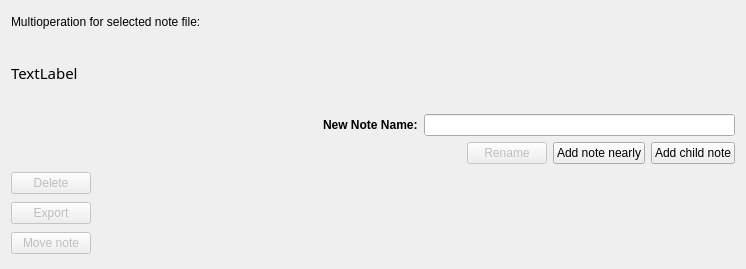
<?xml version="1.0" encoding="UTF-8"?>
<ui version="4.0">
 <class>DialogNoteMultiaction</class>
 <widget class="QDialog" name="DialogNoteMultiaction">
  <property name="geometry">
   <rect>
    <x>0</x>
    <y>0</y>
    <width>746</width>
    <height>269</height>
   </rect>
  </property>
  <property name="windowTitle">
   <string>Note Multiaction</string>
  </property>
  <property name="windowIcon">
   <iconset resource="../../resources/resources.qrc">
    <normaloff>:/newPrefix/icons/window_icons/multiaction.svg</normaloff>:/newPrefix/icons/window_icons/multiaction.svg</iconset>
  </property>
  <layout class="QVBoxLayout" name="verticalLayout_2">
   <item>
    <widget class="QLabel" name="label_2">
     <property name="maximumSize">
      <size>
       <width>16777215</width>
       <height>21</height>
      </size>
     </property>
     <property name="font">
      <font>
       <weight>50</weight>
       <bold>false</bold>
      </font>
     </property>
     <property name="text">
      <string>Multioperation for selected note file:</string>
     </property>
    </widget>
   </item>
   <item>
    <widget class="QLabel" name="labelNoteFileName">
     <property name="minimumSize">
      <size>
       <width>0</width>
       <height>45</height>
      </size>
     </property>
     <property name="font">
      <font>
       <family>Sans Serif</family>
       <pointsize>11</pointsize>
      </font>
     </property>
     <property name="text">
      <string>TextLabel</string>
     </property>
     <property name="wordWrap">
      <bool>true</bool>
     </property>
     <property name="textInteractionFlags">
      <set>Qt::LinksAccessibleByMouse|Qt::TextSelectableByMouse</set>
     </property>
    </widget>
   </item>
   <item>
    <layout class="QHBoxLayout" name="horizontalLayout_2">
     <item>
      <spacer name="horizontalSpacer_2">
       <property name="orientation">
        <enum>Qt::Horizontal</enum>
       </property>
       <property name="sizeHint" stdset="0">
        <size>
         <width>40</width>
         <height>20</height>
        </size>
       </property>
      </spacer>
     </item>
     <item>
      <widget class="QLabel" name="label">
       <property name="font">
        <font>
         <weight>75</weight>
         <bold>true</bold>
        </font>
       </property>
       <property name="text">
        <string>New Note Name:</string>
       </property>
      </widget>
     </item>
     <item>
      <widget class="QLineEdit" name="lineEdit">
       <property name="autoFillBackground">
        <bool>true</bool>
       </property>
      </widget>
     </item>
    </layout>
   </item>
   <item>
    <layout class="QHBoxLayout" name="horizontalLayout">
     <item>
      <spacer name="horizontalSpacer">
       <property name="orientation">
        <enum>Qt::Horizontal</enum>
       </property>
       <property name="sizeHint" stdset="0">
        <size>
         <width>400</width>
         <height>20</height>
        </size>
       </property>
      </spacer>
     </item>
     <item>
      <widget class="QPushButton" name="pushButton">
       <property name="enabled">
        <bool>false</bool>
       </property>
       <property name="text">
        <string>Rename</string>
       </property>
      </widget>
     </item>
     <item>
      <widget class="QPushButton" name="pushButton_AddNoteNearly">
       <property name="text">
        <string>Add note nearly</string>
       </property>
      </widget>
     </item>
     <item>
      <widget class="QPushButton" name="pushButton_AddChildNote">
       <property name="text">
        <string>Add child note</string>
       </property>
      </widget>
     </item>
    </layout>
   </item>
   <item>
    <layout class="QHBoxLayout" name="horizontalLayout_3">
     <item>
      <layout class="QVBoxLayout" name="verticalLayout">
       <item>
        <widget class="QPushButton" name="pushButton_2">
         <property name="enabled">
          <bool>false</bool>
         </property>
         <property name="text">
          <string>Delete</string>
         </property>
        </widget>
       </item>
       <item>
        <widget class="QPushButton" name="pushButton_6">
         <property name="enabled">
          <bool>false</bool>
         </property>
         <property name="text">
          <string>Export</string>
         </property>
        </widget>
       </item>
       <item>
        <widget class="QPushButton" name="pushButton_5">
         <property name="enabled">
          <bool>false</bool>
         </property>
         <property name="text">
          <string>Move note</string>
         </property>
        </widget>
       </item>
      </layout>
     </item>
     <item>
      <spacer name="horizontalSpacer_3">
       <property name="orientation">
        <enum>Qt::Horizontal</enum>
       </property>
       <property name="sizeHint" stdset="0">
        <size>
         <width>40</width>
         <height>88</height>
        </size>
       </property>
      </spacer>
     </item>
    </layout>
   </item>
  </layout>
  <zorder>labelNoteFileName</zorder>
  <zorder>label_2</zorder>
 </widget>
 <resources>
  <include location="../../resources/resources.qrc"/>
 </resources>
 <connections/>
</ui>
